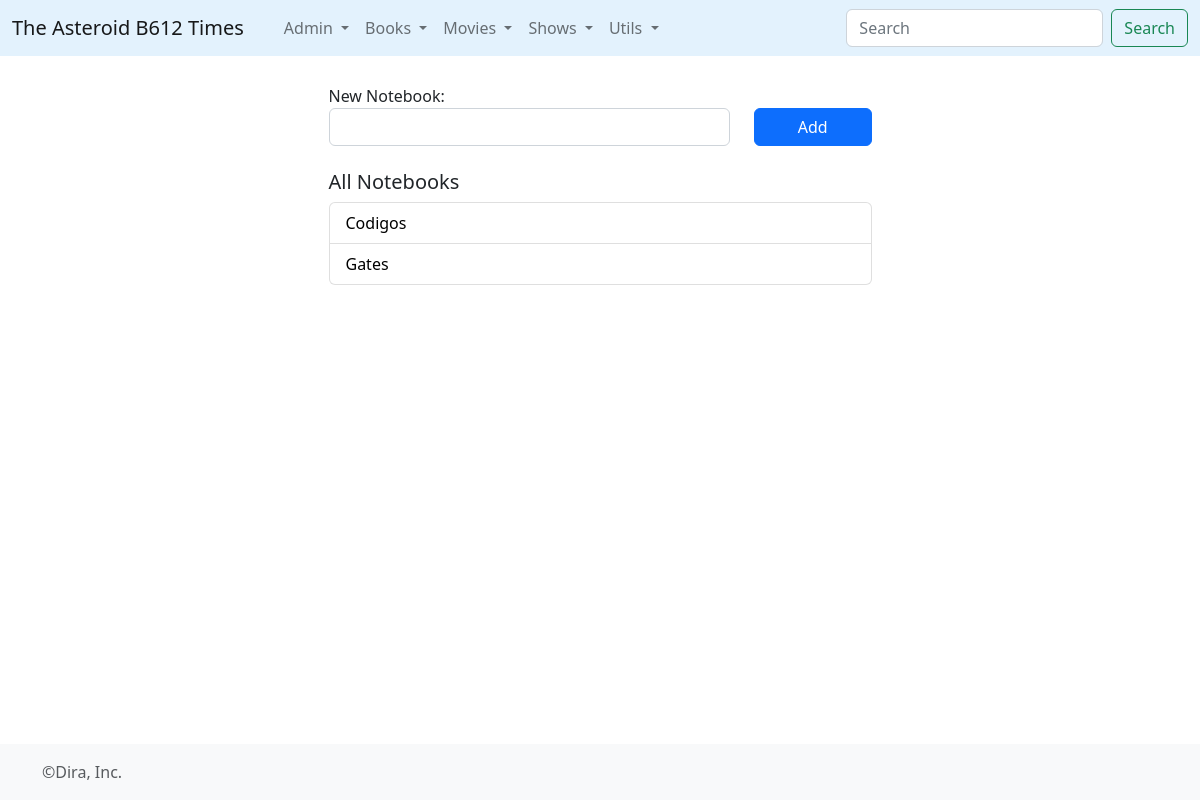
The app's page /cuadernos/, older data.
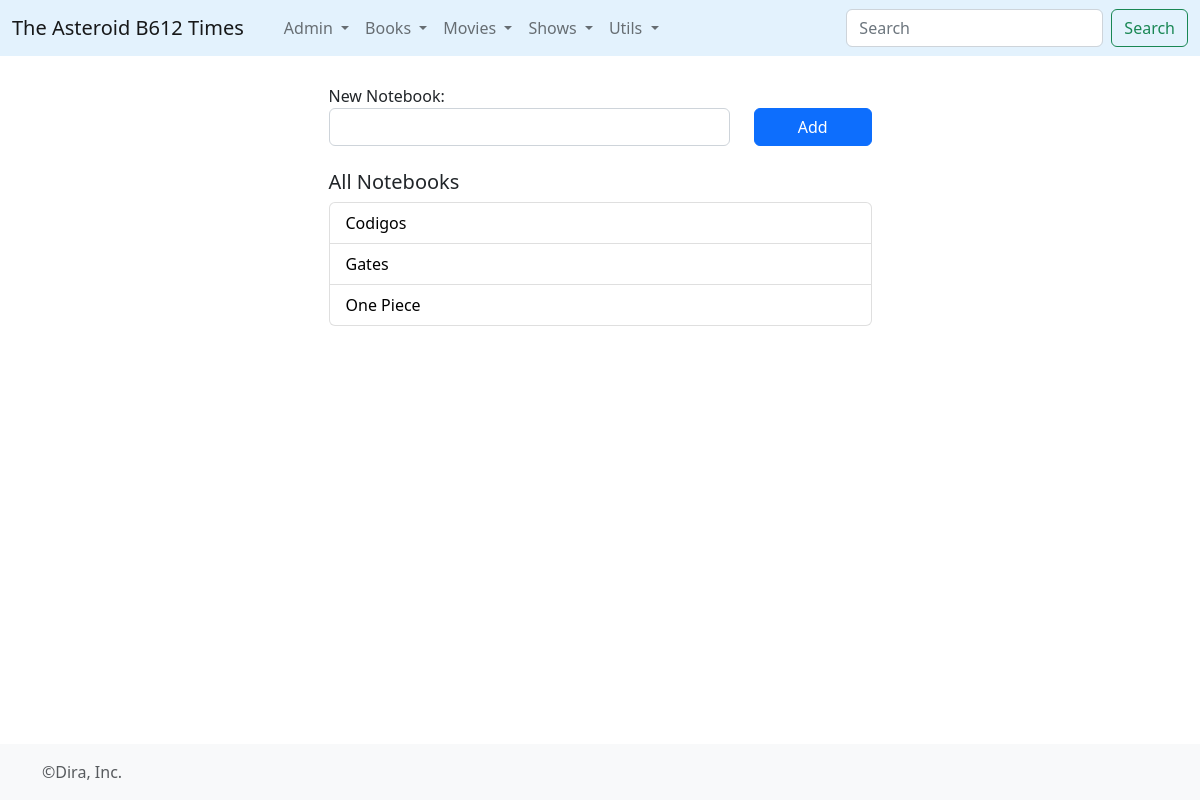
The same page, newer data.
### times/models.py (models this page shows, shortened)
class Cuaderno(models.Model):
	titulo = models.CharField(max_length=200)
	fecha_creacion = models.DateTimeField(auto_now=True)

### times/views.py (the view)
# urls.py: path('cuadernos/', views.cuadernos, name='cuadernos'),
def cuadernos(request):
	notebooks = Cuaderno.objects.all().order_by('titulo')
	return render(request,'cuadernos.html',{'notebooks':notebooks})

### times/templates/cuadernos.html (shortened to what this page needs)
{% extends 'base_forms.html' %}
{% block contenido %}
<article>
	<form method="POST" action="{% url 'addcuaderno' %}">
	   <div class="row">
	  <div class="form-group col-sm-9">
	    <label for="exampleFormControlInput1">New Notebook:</label>
	    <input type = "text" name="titulo" class="form-control" id="exampleFormControlInput1">
	  </div><br>
	  <div class="form-group col-sm-3">
	  	<label for="exampleFormControlInput1">&nbsp;</label><br>
	  <button type="submit" class="btn btn-primary " style="width:100%">Add</button>
	</div>
	</div>
	</form><br>
	<h5>All Notebooks</h5>
	{% if notebooks %}
		<ul class="list-group">
        {% for n in notebooks %}
          <li class="list-group-item">
         	 <a href="{% url 'cuaderno' n.id %}" style="color:black; text-decoration: none;">{{n.titulo}}</a>
          </li>
        {% endfor %}
      </ul>
	{% endif %}
</article>
{% endblock%}

Row changes from the older to the newer data that the page shows:
added Cuaderno: titulo "One Piece"
